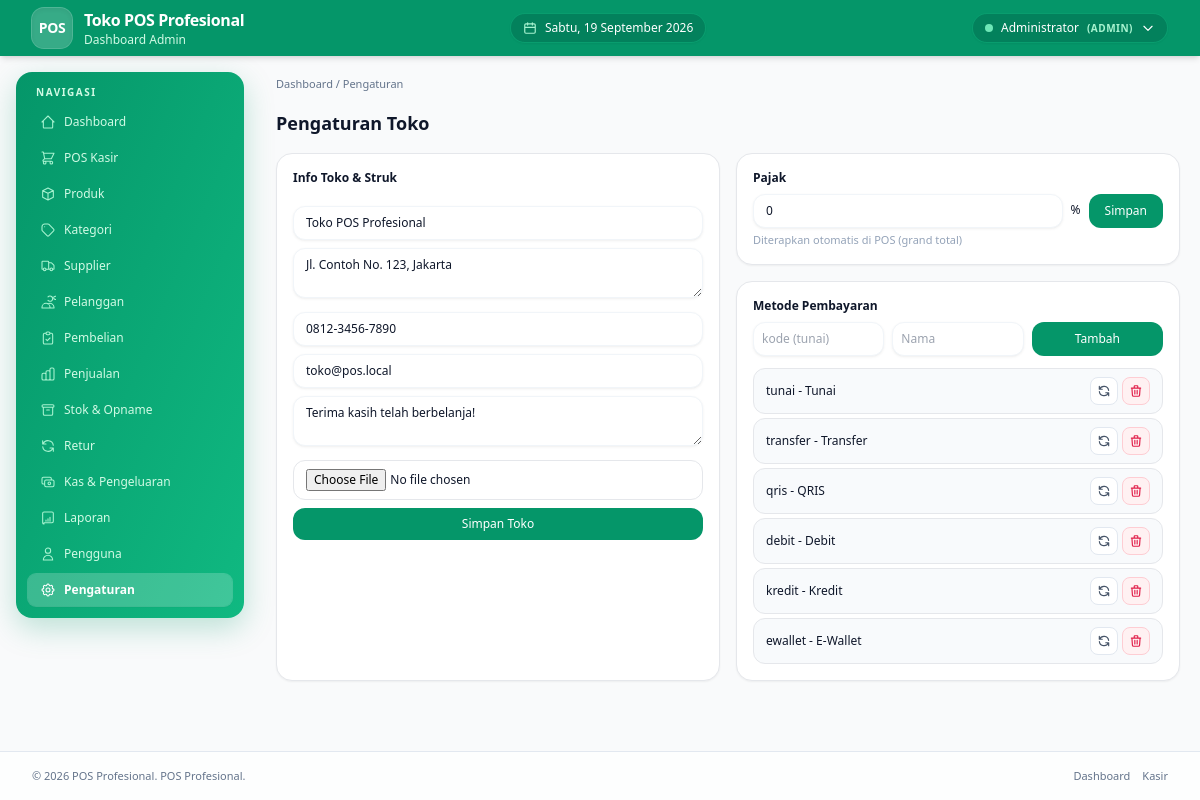
/admin/pengaturan/index.php (signed in), run on the app's committed database.
### tables this page shows
CREATE TABLE stores (
 id INT AUTO_INCREMENT PRIMARY KEY,
 name VARCHAR(120) NOT NULL,
 address TEXT,
 phone VARCHAR(30),
 email VARCHAR(100),
 logo VARCHAR(255),
 receipt_footer TEXT,
 currency VARCHAR(10) DEFAULT 'Rp',
 tax_percent DECIMAL(5,2) DEFAULT 0,
 transaction_prefix VARCHAR(10) DEFAULT 'TRX',
 created_at DATETIME DEFAULT CURRENT_TIMESTAMP
);

CREATE TABLE payment_methods (
 id INT AUTO_INCREMENT PRIMARY KEY,
 code VARCHAR(30) UNIQUE NOT NULL,
 name VARCHAR(60) NOT NULL,
 is_active TINYINT(1) DEFAULT 1
);

### config/database.php (called while the page is built)
<?php
$DB_HOST = '127.0.0.1';
$DB_NAME = 'pos_db';
$DB_USER = 'root';
$DB_PASS = '';
$DB_CHARSET = 'utf8mb4';
$DB_PORT = 3306;
function db(): PDO {
    static $pdo = null;
    if ($pdo === null) {
        global $DB_HOST,$DB_NAME,$DB_USER,$DB_PASS,$DB_CHARSET,$DB_PORT;
        $dsn = "mysql:host={$DB_HOST};port={$DB_PORT};dbname={$DB_NAME};charset={$DB_CHARSET}";
        $opt = [
            PDO::ATTR_ERRMODE => PDO::ERRMODE_EXCEPTION,
            PDO::ATTR_DEFAULT_FETCH_MODE => PDO::FETCH_ASSOC,
            PDO::ATTR_EMULATE_PREPARES => false,
        ];
        $pdo = new PDO($dsn, $DB_USER, $DB_PASS, $opt);
        $pdo->exec("SET time_zone = '+07:00'");
    }
    return $pdo;
}

### core/helper.php (called while the page is built, shortened)
<?php
function e($s){ return htmlspecialchars((string)$s, ENT_QUOTES, 'UTF-8'); }
function store_info(){
    static $s = null;
    if($s === null){
        try {
            $s = db()->query("SELECT * FROM stores LIMIT 1")->fetch(PDO::FETCH_ASSOC) ?: [];
        } catch(Throwable $e){
            $s = [];
        }
    }
    return $s;
}
function store_logo_url(){
    $st = store_info();
    return null;
}

### core/auth.php (called while the page is built, shortened)
<?php
require_once __DIR__ . '/../config/database.php';
require_once __DIR__ . '/helper.php';
function current_user(){ return $_SESSION['user'] ?? null; }

### admin/pengaturan/index.php (the view, shortened to what this page needs)
<?php
require_once __DIR__.'/../../config/database.php';
require_once __DIR__.'/../../core/auth.php';
require_once __DIR__.'/../../core/helper.php';
$pdo=db();
$store=$pdo->query("SELECT * FROM stores LIMIT 1")->fetch();
$settings=[]; foreach($pdo->query("SELECT * FROM settings") as $r) $settings[$r['key']]=$r['value'];
$methods=$pdo->query("SELECT * FROM payment_methods ORDER BY id")->fetchAll();
?>
<!DOCTYPE html><html lang="id"><head><title>Pengaturan • <?=e(APP_NAME)?></title><?php include __DIR__.'/../../components/head.php'; ?></head>
<body class="min-h-screen bg-slate-50 flex flex-col"><?php include __DIR__.'/../../components/header.php';?>
<main class="flex w-full flex-1 flex-col gap-6 px-4 pb-10 pt-5 sm:px-6 lg:px-8 lg:flex-row lg:items-start"><?php include __DIR__.'/../../components/sidebar_admin.php';?>
<section class="order-2 flex-1 space-y-4">
<nav class="text-[11px] text-slate-500">Dashboard / Pengaturan</nav>
<h2 class="text-lg font-semibold">Pengaturan Toko</h2>
<div class="grid lg:grid-cols-2 gap-4">
<div class="rounded-2xl border bg-white p-4 shadow-sm"><h3 class="text-xs font-semibold mb-3">Info Toko & Struk</h3><form method="POST" enctype="multipart/form-data" class="space-y-2">
<input name="name" value="<?=e($store['name'])?>" required placeholder="Nama toko" class="w-full rounded-xl border px-3 py-2 text-xs"><textarea name="address" placeholder="Alamat" class="w-full rounded-xl border px-3 py-2 text-xs"><?=e($store['address'])?></textarea><input name="phone" value="<?=e($store['phone'])?>" placeholder="Telepon" class="w-full rounded-xl border px-3 py-2 text-xs"><input name="email" value="<?=e($store['email'])?>" placeholder="Email" class="w-full rounded-xl border px-3 py-2 text-xs"><textarea name="receipt_footer" placeholder="Footer struk" class="w-full rounded-xl border px-3 py-2 text-xs"><?=e($store['receipt_footer'])?></textarea>
<input type="file" name="logo" accept="image/*" class="w-full rounded-xl border px-3 py-2 text-xs">
<button class="w-full rounded-xl bg-emerald-600 py-2 text-xs text-white">Simpan Toko</button></form></div>
<div class="space-y-4">
<div class="rounded-2xl border bg-white p-4 shadow-sm"><h3 class="text-xs font-semibold mb-2">Pajak</h3><form method="POST" class="flex gap-2"><input type="hidden" name="_csrf" value="<?=e(csrf_token())?>"><input type="hidden" name="act" value="tax"><input name="tax_percent" type="number" step="0.01" value="<?=e($settings['tax_percent']??0)?>" class="flex-1 rounded-xl border px-3 py-2 text-xs"><span class="py-2 text-xs">%</span><button class="rounded-xl bg-emerald-600 px-4 py-2 text-xs text-white">Simpan</button></form><p class="text-[11px] text-slate-400 mt-1">Diterapkan otomatis di POS (grand total)</p></div>
<div class="rounded-2xl border bg-white p-4 shadow-sm"><h3 class="text-xs font-semibold mb-2">Metode Pembayaran</h3><form method="POST" class="grid grid-cols-3 gap-2 mb-3"><input type="hidden" name="_csrf" value="<?=e(csrf_token())?>"><input type="hidden" name="act" value="pay_add"><input name="code" required placeholder="kode (tunai)" class="rounded-xl border px-2 py-2 text-xs"><input name="name" required placeholder="Nama" class="rounded-xl border px-2 py-2 text-xs"><button class="rounded-xl bg-emerald-600 px-2 py-2 text-xs text-white">Tambah</button></form>
<div class="space-y-1"><?php foreach($methods as $m):?><div class="flex justify-between items-center rounded-xl border px-3 py-2 bg-slate-50 text-xs"><span><?=e($m['code'])?> - <?=e($m['name'])?> <?=$m['is_active']?'':'<span class="text-rose-600">(nonaktif)</span>'?></span><div class="flex gap-1"><form method="POST" class="inline"><input type="hidden" name="_csrf" value="<?=e(csrf_token())?>"><input type="hidden" name="act" value="pay_toggle"><input type="hidden" name="id" value="<?=$m['id']?>"><button title="<?=$m['is_active']?'Nonaktifkan':'Aktifkan'?>" class="inline-flex h-7 w-7 items-center justify-center rounded-lg border border-slate-200 bg-white text-slate-600 hover:border-emerald-500 hover:text-emerald-600"><svg xmlns="http://www.w3.org/2000/svg" class="h-3.5 w-3.5" fill="none" viewBox="0 0 24 24" stroke="currentColor" stroke-width="2"><path stroke-linecap="round" stroke-linejoin="round" d="M4 4v5h.582m15.356 2A8.001 8.001 0 004.582 9m0 0H9m11 11v-5h-.581m0 0a8.003 8.003 0 01-15.357-2m15.357 2H15"/></svg></button></form><form method="POST" class="inline" onsubmit="return confirm('Hapus?')"><input type="hidden" name="_csrf" value="<?=e(csrf_token())?>"><input type="hidden" name="act" value="pay_del"><input type="hidden" name="id" value="<?=$m['id']?>"><button title="Hapus" class="inline-flex h-7 w-7 items-center justify-center rounded-lg border border-rose-200 bg-rose-50 text-rose-600 hover:bg-rose-100"><svg xmlns="http://www.w3.org/2000/svg" class="h-3.5 w-3.5" fill="none" viewBox="0 0 24 24" stroke="currentColor" stroke-width="2"><path stroke-linecap="round" stroke-linejoin="round" d="M19 7l-.867 12.142A2 2 0 0116.138 21H7.862a2 2 0 01-1.995-1.858L5 7m5 4v6m4-6v6m1-10V4a1 1 0 00-1-1h-4a1 1 0 00-1 1v3M4 7h16"/></svg></button></form></div></div><?php endforeach;?></div></div>
</div>
</div>
</section></main>
<?php include __DIR__.'/../../components/footer.php';?></body></html>

### components/header.php (shortened to what this page needs)
<?php
$u = current_user();
$role = $u['role'] ?? '';
$stLogo = store_logo_url();
$stName = store_info()['name'] ?? APP_NAME;
$hariList = ['Sunday'=>'Minggu','Monday'=>'Senin','Tuesday'=>'Selasa','Wednesday'=>'Rabu','Thursday'=>'Kamis','Friday'=>'Jumat','Saturday'=>'Sabtu'];
$bulanList = ['January'=>'Januari','February'=>'Februari','March'=>'Maret','April'=>'April','May'=>'Mei','June'=>'Juni','July'=>'Juli','August'=>'Agustus','September'=>'September','October'=>'Oktober','November'=>'November','December'=>'Desember'];
$hariIni = $hariList[date('l')].', '.date('j').' '.$bulanList[date('F')].' '.date('Y');
?>
<header class="pos-header sticky top-0 z-50 flex items-center bg-emerald-600 shadow-md">
<div class="flex w-full items-center justify-between px-4 sm:px-6 lg:px-8">
<div class="flex items-center gap-3">
<?php if($stLogo): ?>
  <div class="flex h-10 w-10 items-center justify-center rounded-xl bg-white/10 p-1 shadow-inner backdrop-blur ring-1 ring-white/20">
    <img src="<?=e($stLogo)?>" alt="Logo" class="h-full w-full object-contain rounded-lg">
  </div>
<?php else: ?>
  <div class="flex h-10 w-10 items-center justify-center rounded-xl bg-white/20 text-white shadow-inner font-bold text-sm tracking-tight ring-1 ring-white/30">
    POS
  </div>
<?php endif; ?>
<div>
  <h1 class="text-sm font-bold tracking-tight text-white sm:text-base leading-tight"><?=e($stName)?></h1>
  <p class="text-[11px] text-emerald-100 sm:text-xs"><?= $role==='admin'?'Dashboard Admin':'POS Kasir'?></p>
</div>
</div>
<span class="hidden items-center gap-2 rounded-full bg-emerald-700/70 border border-emerald-500/50 px-3 py-1.5 text-xs font-medium text-white shadow-sm lg:inline-flex">
  <svg class="h-3.5 w-3.5 text-emerald-200" fill="none" viewBox="0 0 24 24" stroke="currentColor" stroke-width="2"><path stroke-linecap="round" stroke-linejoin="round" d="M8 7V3m8 4V3M3 11h18M5 21h14a2 2 0 002-2V7a2 2 0 00-2-2H5a2 2 0 00-2 2v12a2 2 0 002 2z"/></svg>
  <?=e($hariIni)?>
</span>
<div class="relative hidden md:block group">
<button type="button" class="inline-flex items-center gap-2 rounded-full bg-emerald-700/70 border border-emerald-500/50 px-3 py-1.5 text-xs font-medium text-white shadow-sm transition hover:bg-emerald-700">
  <span class="h-2 w-2 rounded-full bg-emerald-300 animate-pulse"></span>
  <?=e($u['name']??'')?> <span class="text-emerald-200 text-[10px] uppercase font-bold tracking-wider">(<?=e($role)?>)</span>
  <svg class="h-3.5 w-3.5 transition-transform duration-200 group-hover:rotate-180" fill="none" viewBox="0 0 24 24" stroke="currentColor" stroke-width="2"><path stroke-linecap="round" stroke-linejoin="round" d="M19 9l-7 7-7-7"/></svg>
</button>
</div>
</div>
</header>

### assets/css/dashboard.css (style rules this page uses)
body { font-family: system-ui, -apple-system, BlinkMacSystemFont, "Segoe UI", sans-serif; background-color: #f9fafb; color: #0f172a; }
html { scroll-behavior: smooth; }
:root { --pos-header-h:56px; }
.pos-header { height: var(--pos-header-h); min-height: var(--pos-header-h); }
header { background-color: #ffffff; }
main { background-color: #f9fafb; }
@media (min-width: 1024px) { main:has(#sidebar) { gap: 0 !important; padding: 0 !important; align-items: flex-start !important; } }
@media (min-width: 1024px) { main:has(#sidebar) > section.order-2, main:has(#sidebar) > section.flex-1 { padding: 1.25rem !important; min-width: 0; flex: 1 1 auto !important; } }
input:not([type="checkbox"]):not([type="radio"]):not([type="file"]):not([type="submit"]):not([type="button"]):not([type="reset"]), select, textarea { border-color: #f1f5f9 !important; border-width: 1px !important; background-color: #ffffff; box-shadow: 0 1px 3px 0 rgba(0, 0, 0, 0.06), 0 1px 2px -1px rgba(0, 0, 0, 0.04) !important; transition: all 0.15s ease-in-out; }

### data on the page
stores: name "Toko POS Profesional", address "Jl. Contoh No. 123, Jakarta", phone "0812-3456-7890", email "toko@pos.local", receipt_footer "Terima kasih telah berbelanja!", tax_percent "0"
payment_methods: code "tunai", name "Tunai"
payment_methods: code "transfer", name "Transfer"
payment_methods: code "qris", name "QRIS"
payment_methods: code "debit", name "Debit"
payment_methods: code "kredit", name "Kredit"
payment_methods: code "ewallet", name "E-Wallet"

### other printed values
$u['name'] "Administrator"
$role "ADMIN"
$label "Dashboard POS Kasir Produk Kategori Supplier Pelanggan Pembelian Penjualan Stok & Opname Retur Kas & Pengeluaran Laporan Pengguna Pengaturan"
APP_NAME "POS Profesional"
